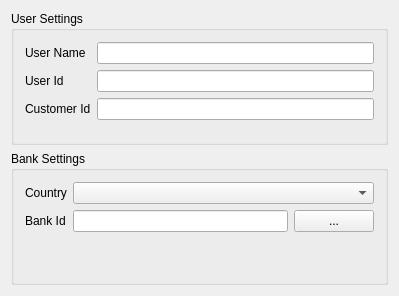
<?xml version="1.0" encoding="UTF-8"?>
<ui version="4.0">
 <class>QBCfgTabPageUserGeneralUi</class>
 <widget class="QWidget" name="QBCfgTabPageUserGeneralUi">
  <property name="geometry">
   <rect>
    <x>0</x>
    <y>0</y>
    <width>399</width>
    <height>296</height>
   </rect>
  </property>
  <property name="windowTitle">
   <string>General</string>
  </property>
  <layout class="QVBoxLayout">
   <item>
    <widget class="Q3GroupBox" name="groupBox6">
     <property name="title">
      <string>User Settings</string>
     </property>
     <layout class="QFormLayout" name="formLayout">
      <item row="0" column="0">
       <widget class="QLabel" name="textLabel1_2">
        <property name="text">
         <string>User Name</string>
        </property>
        <property name="wordWrap">
         <bool>false</bool>
        </property>
       </widget>
      </item>
      <item row="0" column="1">
       <widget class="QLineEdit" name="userNameEdit"/>
      </item>
      <item row="1" column="0">
       <widget class="QLabel" name="userIdLabel">
        <property name="text">
         <string>User Id</string>
        </property>
        <property name="wordWrap">
         <bool>false</bool>
        </property>
       </widget>
      </item>
      <item row="1" column="1">
       <widget class="QLineEdit" name="userIdEdit"/>
      </item>
      <item row="2" column="0">
       <widget class="QLabel" name="customerIdLabel">
        <property name="text">
         <string>Customer Id</string>
        </property>
        <property name="wordWrap">
         <bool>false</bool>
        </property>
       </widget>
      </item>
      <item row="2" column="1">
       <widget class="QLineEdit" name="customerIdEdit"/>
      </item>
     </layout>
    </widget>
   </item>
   <item>
    <widget class="Q3GroupBox" name="groupBox7">
     <property name="title">
      <string>Bank Settings</string>
     </property>
     <layout class="QFormLayout" name="formLayout_2">
      <item row="0" column="0">
       <widget class="QLabel" name="textLabel2">
        <property name="text">
         <string>Country</string>
        </property>
        <property name="wordWrap">
         <bool>false</bool>
        </property>
       </widget>
      </item>
      <item row="0" column="1">
       <widget class="QComboBox" name="countryCombo"/>
      </item>
      <item row="1" column="0">
       <widget class="QLabel" name="textLabel1_4">
        <property name="text">
         <string>Bank Id</string>
        </property>
        <property name="wordWrap">
         <bool>false</bool>
        </property>
       </widget>
      </item>
      <item row="1" column="1">
       <layout class="QHBoxLayout">
        <item>
         <widget class="QLineEdit" name="bankIdEdit"/>
        </item>
        <item>
         <widget class="QPushButton" name="bankIdButton">
          <property name="text">
           <string>...</string>
          </property>
         </widget>
        </item>
       </layout>
      </item>
     </layout>
    </widget>
   </item>
  </layout>
 </widget>
 <layoutdefault spacing="6" margin="11"/>
 <pixmapfunction>qPixmapFromMimeSource</pixmapfunction>
 <customwidgets>
  <customwidget>
   <class>Q3GroupBox</class>
   <extends>QGroupBox</extends>
   <header>Qt3Support/Q3GroupBox</header>
   <container>1</container>
  </customwidget>
 </customwidgets>
 <tabstops>
  <tabstop>userNameEdit</tabstop>
  <tabstop>userIdEdit</tabstop>
  <tabstop>customerIdEdit</tabstop>
  <tabstop>countryCombo</tabstop>
  <tabstop>bankIdEdit</tabstop>
  <tabstop>bankIdButton</tabstop>
 </tabstops>
 <resources/>
 <connections/>
</ui>
